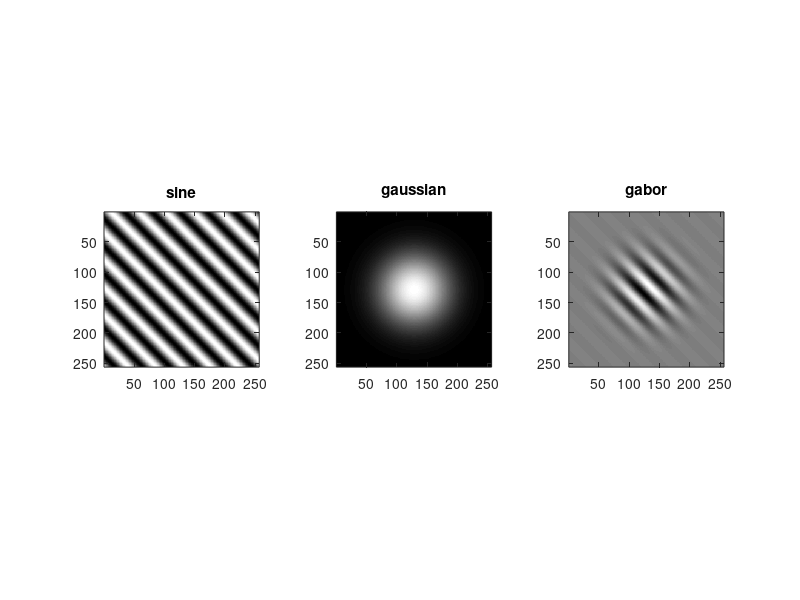

MATLAB code for this plot: (Note: this script raises an error after producing the figure.)
% imagemat.m  How to use coordinate matrices to make images%% make and show coordinate matricesxlist = 1:10;ylist = 1:20;[x,y] = meshgrid(xlist,ylist)subplot(1,2,1); imagesc(x); axis image; title 'x'; colorbar;subplot(1,2,2); imagesc(y); axis image; title 'y'; colorbar;colormap gray;%% make and show centered coordinate matricesn = 10;midn = floor(n/2)+1;xylist = (1:n)-midn;[x,y] = meshgrid(xylist,-xylist)subplot(1,2,1); imagesc(x); axis image; title 'x'; colorbar;subplot(1,2,2); imagesc(y); axis image; title 'y'; colorbar;colormap gray;%% use centered coordinate matrices to make a circlen = 64;xylist = (1:n)-(floor(n/2)+1);[x,y] = meshgrid(xylist,-xylist);r = sqrt( x.^2 + y.^2 );im = (r<20);subplot(1,4,1); imagesc(x);  axis image; title 'x';subplot(1,4,2); imagesc(y);  axis image; title 'y';subplot(1,4,3); imagesc(r);  axis image; title 'r';subplot(1,4,4); imagesc(im); axis image; title 'circle';colormap gray;%% make a gabor% coordinatesn = 256;xylist = (1:n)-(floor(n/2)+1);[x,y] = meshgrid(xylist,-xylist);% sine wavelambda = 32;imsin = sin( 2*pi*x/lambda );% gaussian bumpsigma = 40;imbump = exp(-0.5*(x.^2+y.^2)/sigma^2);% gaborimgab = imsin.*imbump;colormap gray;subplot(1,3,1); imagesc(imsin);   axis image; title 'sine';subplot(1,3,2); imagesc(imbump);  axis image; title 'gaussian';subplot(1,3,3); imagesc(imgab);   axis image; title 'gabor';%% make a rotated gabor% coordinatesn = 256;xylist = (1:n)-(floor(n/2)+1);[x,y] = meshgrid(xylist,-xylist);% rotate coordinatestheta = 45;xrot =   cosd( theta ) * x + sind( theta ) * y;yrot = - sind( theta ) * x + cosd( theta ) * y;% sine wavelambda = 32;imsin = sin( 2*pi*xrot/lambda );% gaussian bumpsigma = 40;imbump = exp(-0.5*(xrot.^2+yrot.^2)/sigma^2);% gaborimgab = imsin.*imbump;colormap gray;subplot(1,3,1); imagesc(imsin);   axis image; title 'sine';subplot(1,3,2); imagesc(imbump);  axis image; title 'gaussian';subplot(1,3,3); imagesc(imgab);   axis image; title 'gabor';%% make a movie from image matrices% make a movie objectobj = VideoWriter('noise.avi');% open the .avi fileobj.open;% write some framesfor i = 1:24        % make a frame of noise    im = uint8( 255 * rand(256) );        % add the frame to the movie    obj.writeVideo( im );    end% close fileobj.close;